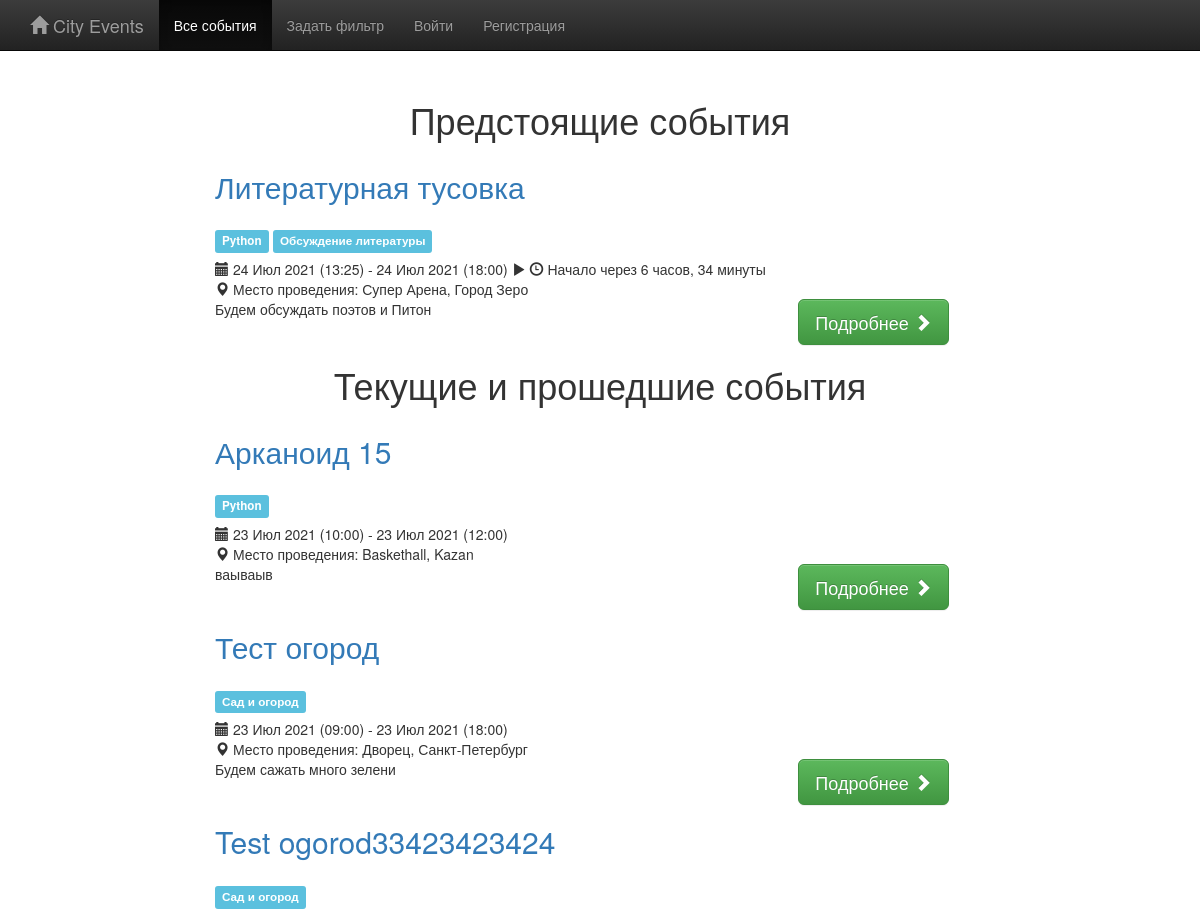
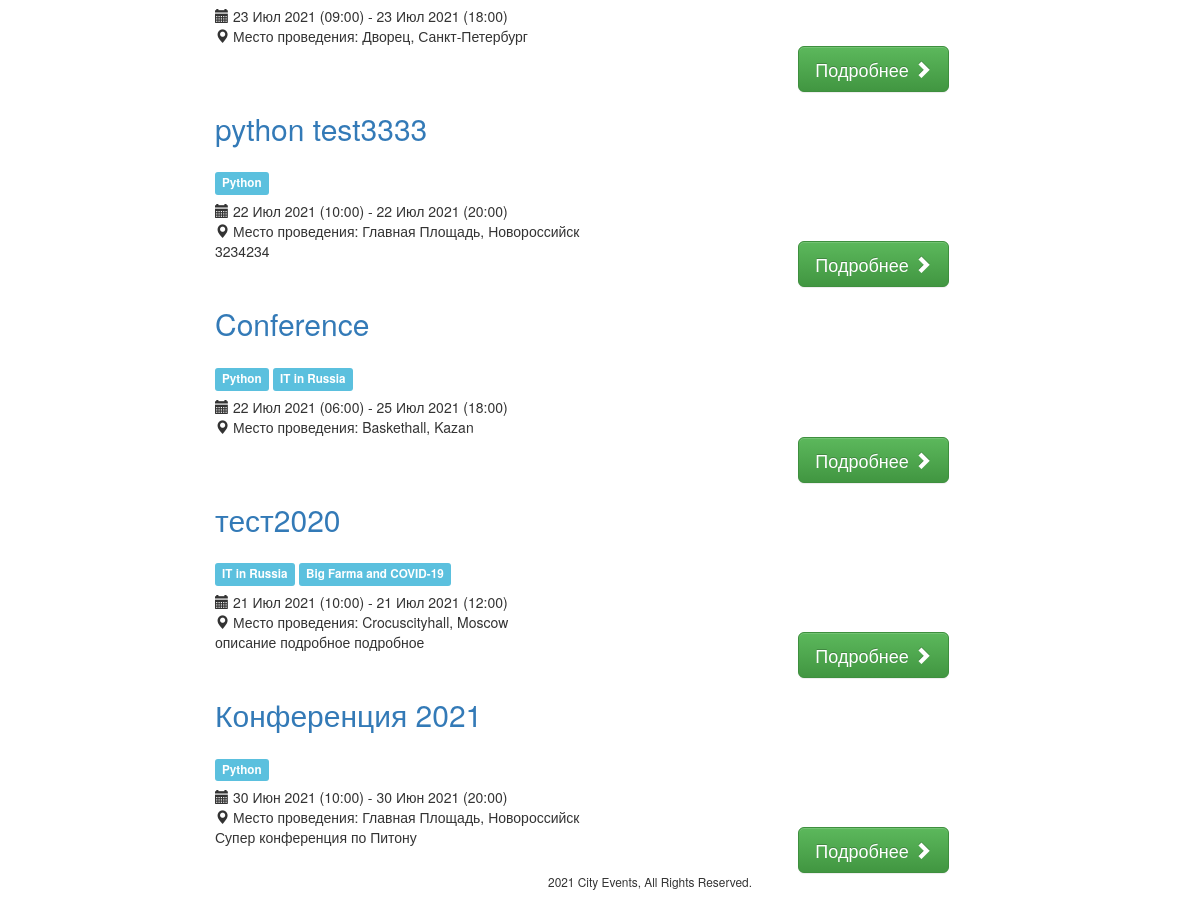
The page / on the database its author committed (2 pictures, top to bottom).
### events/models.py (models this page shows, shortened)
class Event(models.Model):
    title = models.CharField('Название события', max_length=250, blank=False)
    description = models.TextField('Описание', blank=True, null=False)
    topics = models.ManyToManyField(Topics, blank=False, related_name='events',
                                    verbose_name='Темы')
    location = models.ForeignKey(Location, blank=False, related_name='events',
                                 on_delete=models.CASCADE,
                                 verbose_name='Место проведения')
    pub_datetime = models.DateTimeField(auto_now=True)
    start_datetime = models.DateTimeField('Дата-время начала', auto_now=False, auto_now_add=False, blank=False)
    end_datetime = models.DateTimeField('Дата-время окончания', auto_now=False, auto_now_add=False, blank=False)
    slug = models.SlugField(blank=True)
    is_published = models.BooleanField(default=False)
    def get_absolute_url(self):
        return reverse('event_detail', kwargs={'slug': self.slug})
    class Meta:
        ordering = ["-start_datetime"]

class Topics(models.Model):
    name = models.CharField('Заголовок темы', null=True, max_length=300)
    description = models.TextField('Описание', blank=True, null=True)
    def __str__(self):
        return self.name

class Location(models.Model):
    venue = models.CharField('Место проведения', max_length=250)
    address1 = models.CharField('Адрес1', blank=True, max_length=250)
    address2 = models.CharField('Адрес2', blank=True, max_length=250)
    city = models.ForeignKey(City, null=True, blank=False, on_delete=models.CASCADE,
                             related_name='locations')
    slug = models.SlugField(null=True, help_text="Например: crocuscityhall-moscow")
    def __str__(self):
        return "{}, {}".format(self.venue, self.city)

class City(models.Model):
    name = models.CharField('Название города', max_length=250, null=True)
    country = models.ForeignKey(Country, null=True, blank=False,
                                on_delete=models.CASCADE, related_name='cities')
    def __str__(self):
        return self.name

### events/views.py (the view)
# urls.py: path("", views.index, name='index'),
def index(request):
    actual_start = now()
    events_list = Event.objects.filter(is_published=True).filter(
        start_datetime__gte=actual_start).order_by('start_datetime')
    events_past = Event.objects.filter(is_published=True).filter(
        start_datetime__lte=actual_start).order_by('-start_datetime')
    context = {'events_list': events_list, 'events_past': events_past,
               'active': 'events', 'bootstrap': 3}
    return render(request, 'events/index.html', context)

### events/templates/events/index.html (shortened to what this page needs)
{% extends "base.html" %}
{% load static %}
{% block content %}
{% if search %}
    <h1 id="events" class="text-center tk-cooper-black-std">Найденные события</h1>
    {% else %}
<h1 id="events" class="text-center tk-cooper-black-std">Предстоящие события</h1>
{% endif %}
    <div class="container-fluid">
    <div class="row events">
    {% if events_list %}
        {% for event in events_list %}
        <div class="col-md-2"></div>
        <div class="col-md-10">
            <h2 class="tk-cooper-black-std"> <a href="{{ event.get_absolute_url }}">{{event.title}}</a>
            </h2>
            <h3 class="tk-cooper-black-std">
                <small>
                    {% for topic in event.topics.all %}
                        <span class="label label-info">{{ topic }}</span>
                    {% endfor %}
                </small>
            </h3>
            <div class="row">
                <section class="col-md-8">
                    <span class="glyphicon glyphicon-calendar"></span>
                    <span class="highlight">{{event.start_datetime|date:"d M Y"}} ({{ event.start_datetime|time:"H:i" }}) - {{event.end_datetime|date:"d M Y"}} ({{ event.end_datetime|time:"H:i" }}) </span>
                    <span class="glyphicon glyphicon-play"></span>
                    <span class="glyphicon glyphicon-time"></span> Начало через {{ event.start_datetime|timeuntil }}
                </section>
                <section class="col-md-8">
                    <span class="glyphicon glyphicon-map-marker"></span>
                    <span class="highlight">Место проведения: {{event.location|title}}</span>
                </section>
            </div>
            <div class="row">
                <section class="col-md-7">
                {% if event.description %}
                    {{event.description|safe|truncatewords:30}}
                {% endif %}
                </section>
                <section class="col-md-2">
                <a href="{{ event.get_absolute_url }}" class="btn btn-success btn-lg" role="button">Подробнее <span class="glyphicon glyphicon-chevron-right"></span></a>
                </section>
            </div>
        </div>
        {% endfor %}
    {% endif %}
    </div>
</div>
 {% if events_past %}
    <h1 id="events_past" class="text-center tk-cooper-black-std">Текущие и прошедшие события</h1>
<div class="container-fluid">
    <div class="row events">
        {% for event in events_past %}
        <div class="col-md-2"></div>
        <div class="col-md-10">
            <h2 class="tk-cooper-black-std"> <a href="{{ event.get_absolute_url }}">{{event.title}}</a>
            </h2>
            <h3 class="tk-cooper-black-std">
                <small>
                    {% for topic in event.topics.all %}
                        <span class="label label-info">{{ topic }}</span>
                    {% endfor %}
                </small>
            </h3>
            <div class="row">
                <section class="col-md-8">
                    <span class="glyphicon glyphicon-calendar"></span>
                    <span class="highlight">{{event.start_datetime|date:"d M Y"}} ({{ event.start_datetime|time:"H:i" }}) - {{event.end_datetime|date:"d M Y"}} ({{ event.end_datetime|time:"H:i" }}) </span>
                </section>
                <section class="col-md-8">
                    <span class="glyphicon glyphicon-map-marker"></span>
                    <span class="highlight">Место проведения: {{event.location|title}}</span>
                </section>
            </div>
            <div class="row">
                <section class="col-md-7">
                {% if event.description %}
                    {{event.description|safe|truncatewords:30}}
                {% endif %}
                </section>
                <section class="col-md-2">
                <a href="{{ event.get_absolute_url }}" class="btn btn-success btn-lg" role="button">Подробнее <span class="glyphicon glyphicon-chevron-right"></span></a>
                </section>
            </div>
        </div>
        {% endfor %}
    </div>
</div>
{% endif %}
{% endblock %}

### rows shown on the page
Event: title "Литературная тусовка", start_datetime "24 Июл 2021", start_datetime "13:25", end_datetime "24 Июл 2021", end_datetime "18:00", start_datetime "6 часов, 34 минуты", location "Супер Арена, Город Зеро", description "Будем обсуждать поэтов и Питон"
Topics: name "Python"
Topics: name "Обсуждение литературы"
Event: title "Арканоид 15", start_datetime "23 Июл 2021", start_datetime "10:00", end_datetime "23 Июл 2021", end_datetime "12:00", location "Baskethall, Kazan", description "ваываыв"
Event: title "Тест огород", start_datetime "23 Июл 2021", start_datetime "09:00", end_datetime "23 Июл 2021", end_datetime "18:00", location "Дворец, Санкт-Петербург", description "Будем сажать много зелени"
Topics: name "Сад и огород"
Event: title "Test ogorod33423423424", start_datetime "23 Июл 2021", start_datetime "09:00", end_datetime "23 Июл 2021", end_datetime "18:00", location "Дворец, Санкт-Петербург"
Event: title "python test3333", start_datetime "22 Июл 2021", start_datetime "10:00", end_datetime "22 Июл 2021", end_datetime "20:00", location "Главная Площадь, Новороссийск", description "3234234"
Event: title "Conference", start_datetime "22 Июл 2021", start_datetime "06:00", end_datetime "25 Июл 2021", end_datetime "18:00", location "Baskethall, Kazan"
Topics: name "IT in Russia"
Event: title "тест2020", start_datetime "21 Июл 2021", start_datetime "10:00", end_datetime "21 Июл 2021", end_datetime "12:00", location "Crocuscityhall, Moscow", description "описание подробное подробное"
Topics: name "Big Farma and COVID-19"
Event: title "Конференция 2021", start_datetime "30 Июн 2021", start_datetime "10:00", end_datetime "30 Июн 2021", end_datetime "20:00", location "Главная Площадь, Новороссийск", description "Супер конференция по Питону"
